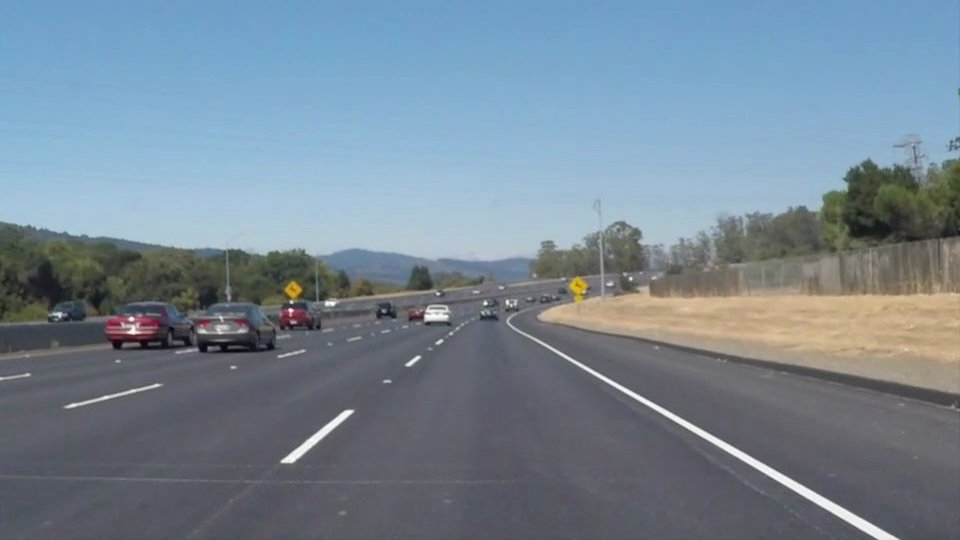
#> input picture test_image/solidWhiteCurve.jpg, 960 x 540 px
$ jupyter execute CannyLaneDetector.ipynb
#> lines starting #> are read from the running program, lines starting #| are printed output that depends on the picture; after the words box and inside, x2 and y2 are one past the last pixel; in counts of white or black regions, pixels touching at a corner belong together
[cell 1]
import cv2
import matplotlib.pyplot as plt
import numpy as np

[cell 2]
img = cv2.imread("test_image/solidWhiteCurve.jpg")
#> img is the input picture: shape (540, 960, 3); mean B, G, R 148.1, 134.5, 118.5

[cell 3]
plt.imshow(img, cmap=None)

[cell 4]
hls = cv2.cvtColor(img, cv2.COLOR_RGB2HLS)
#> hls: shape (540, 960, 3); mean of channels 0, 1, 2 40.4, 133.5, 57.7

[cell 5]
plt.imshow(hls, cmap=None)

[cell 6]
def color_filter(image):
    #convert to HLS to mask based on HLS
    hls = cv2.cvtColor(image, cv2.COLOR_RGB2HLS)
    lower = np.array([0,190,0])
    upper = np.array([255,255,255])
    yellower = np.array([10,0,90])
    yelupper = np.array([50,255,255])
    yellowmask = cv2.inRange(hls, yellower, yelupper)
    whitemask = cv2.inRange(hls, lower, upper)
    mask = cv2.bitwise_or(yellowmask, whitemask)
    masked = cv2.bitwise_and(image, image, mask = mask)
    return masked

[cell 7]
filtered_img=color_filter(img)
#> in color_filter, `yellowmask = cv2.inRange(hls, yellower, yelupper)`:
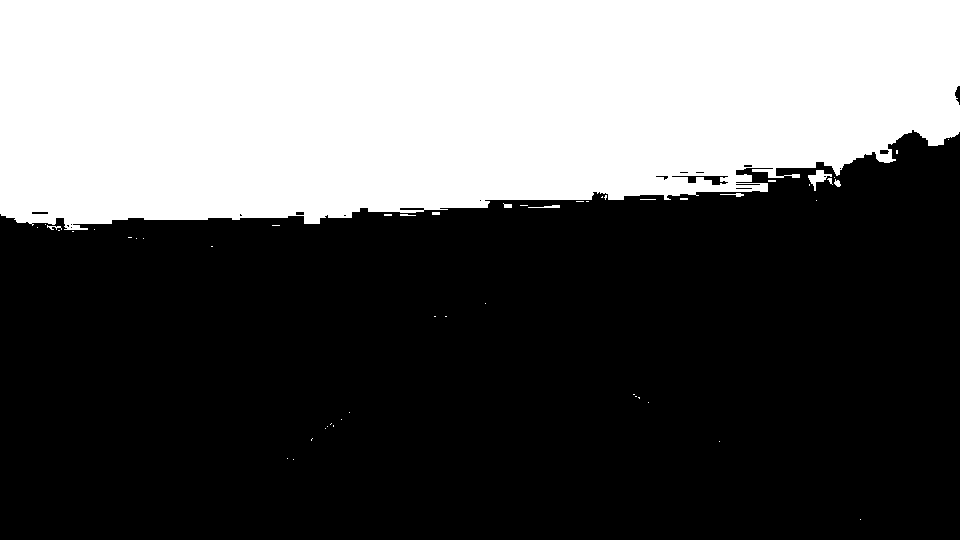
#> yellowmask: shape (540, 960); 36.8% white; 52 white regions (42 under 20 px), largest, box (x1, y1, x2, y2) and area: (0, 0, 960, 230) 190292, (808, 170, 832, 191) 198, (528, 205, 560, 208) 56
#> in color_filter, `whitemask = cv2.inRange(hls, lower, upper)`:
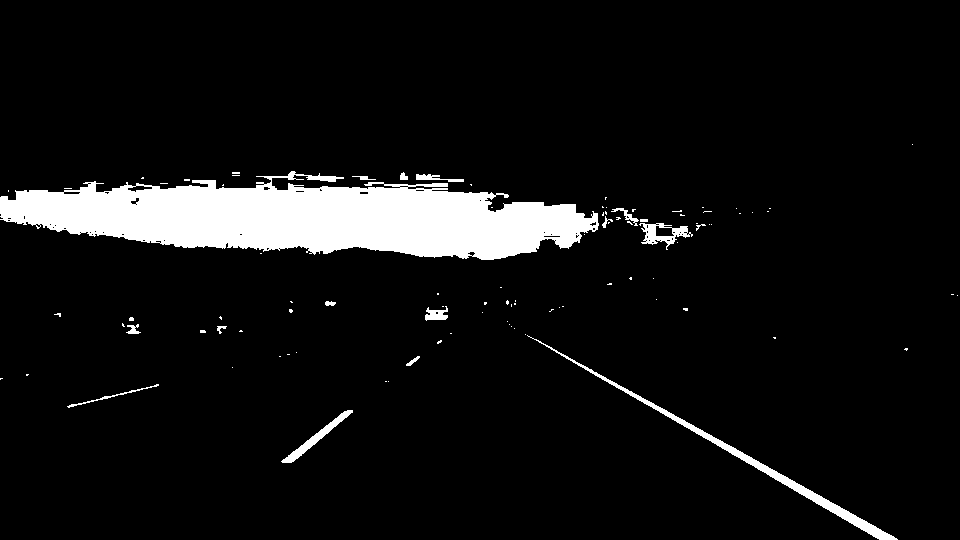
#> whitemask: shape (540, 960); 7.2% white; 96 white regions (79 under 20 px), largest, box (x1, y1, x2, y2) and area: (0, 171, 599, 260) 32481, (527, 335, 898, 540) 2412, (281, 410, 353, 463) 596
#> in color_filter, `mask = cv2.bitwise_or(yellowmask, whitemask)`:
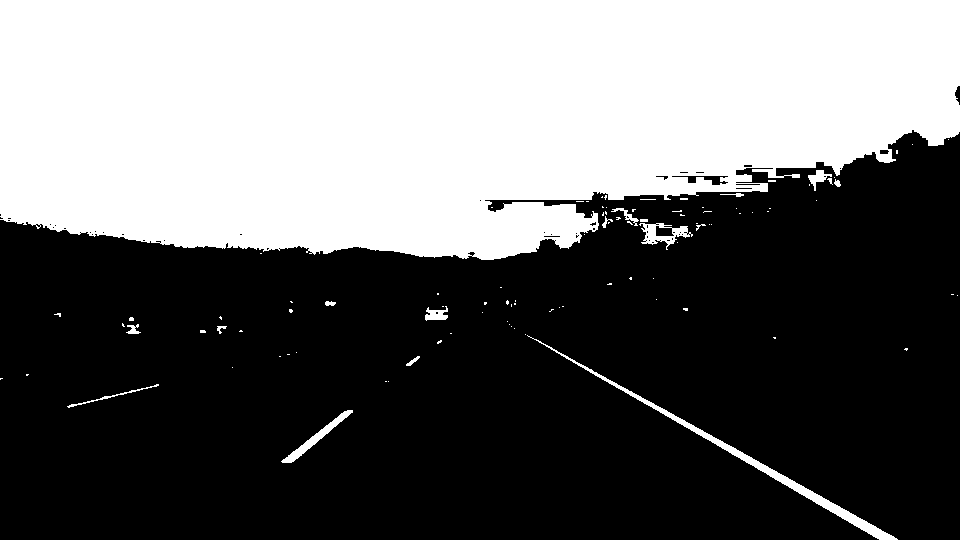
#> mask: shape (540, 960); 41.1% white; 99 white regions (81 under 20 px), largest, box (x1, y1, x2, y2) and area: (0, 0, 960, 260) 208111, (527, 335, 898, 540) 2412, (281, 410, 353, 463) 596
#> in color_filter, `masked = cv2.bitwise_and(image, image, mask = mask)`:
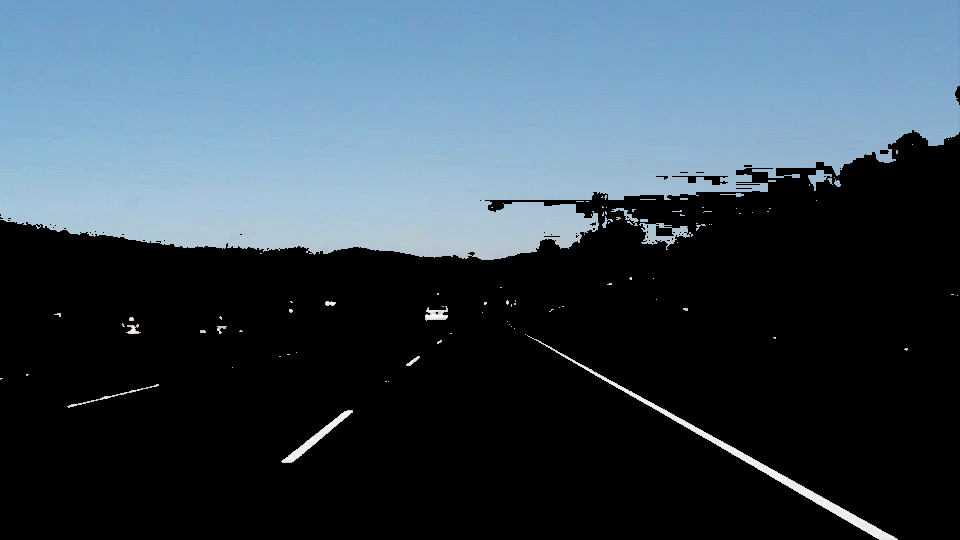
#> masked: shape (540, 960, 3); mean B, G, R 85.7, 73.3, 57.3

[cell 8]
plt.imshow(filtered_img, cmap=None)

[cell 9]
def roi(img):
    x = int(img.shape[1])
    y = int(img.shape[0])
    shape = np.array([[int(0), int(y)], [int(x), int(y)], [int(0.55*x), int(0.6*y)], [int(0.45*x), int(0.6*y)]])
    #define a numpy array with the dimensions of img, but comprised of zeros
    mask = np.zeros_like(img)
    #Uses 3 channels or 1 channel for color depending on input image
    if len(img.shape) > 2:
        channel_count = img.shape[2]
        ignore_mask_color = (255,) * channel_count
    else:
        ignore_mask_color = 255
    #creates a polygon with the mask color
    cv2.fillPoly(mask, np.int32([shape]), ignore_mask_color)
    #returns the image only where the mask pixels are not zero
    masked_image = cv2.bitwise_and(img, mask)
    return masked_image

[cell 10]
roi_img=roi(filtered_img)
#> in roi, `cv2.fillPoly(mask, np.int32([shape]), ignore_mask_color)`:
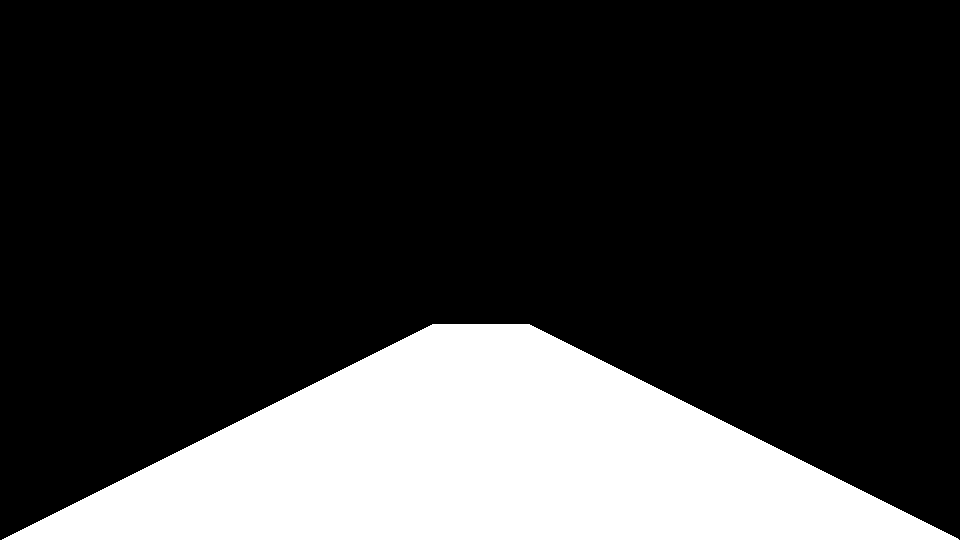
#> mask: shape (540, 960, 3); 22% white; 1 white region, box (x1, y1, x2, y2) and area: (2, 324, 959, 540) 114047
#> in roi, `masked_image = cv2.bitwise_and(img, mask)`:
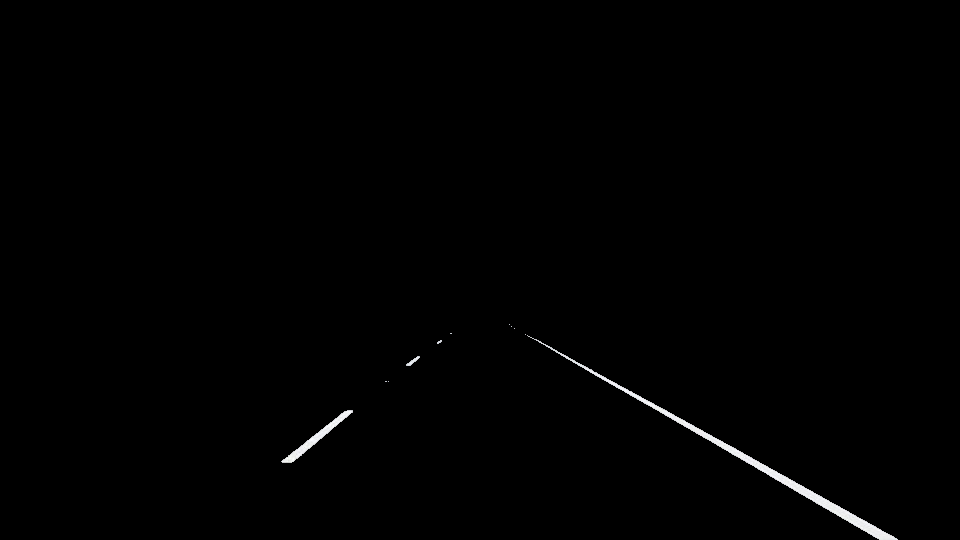
#> masked_image: shape (540, 960, 3); mean B, G, R 1.4, 1.4, 1.4

[cell 11]
plt.imshow(roi_img, cmap=None)

[cell 12]
def grayscale(img):
    return cv2.cvtColor(img, cv2.COLOR_RGB2GRAY)
def canny(img):
    return cv2.Canny(grayscale(img), 50, 120)

[cell 13]
canny_img=canny(roi_img)
#> in canny, `return cv2.Canny(grayscale(img), 50, 120)`:
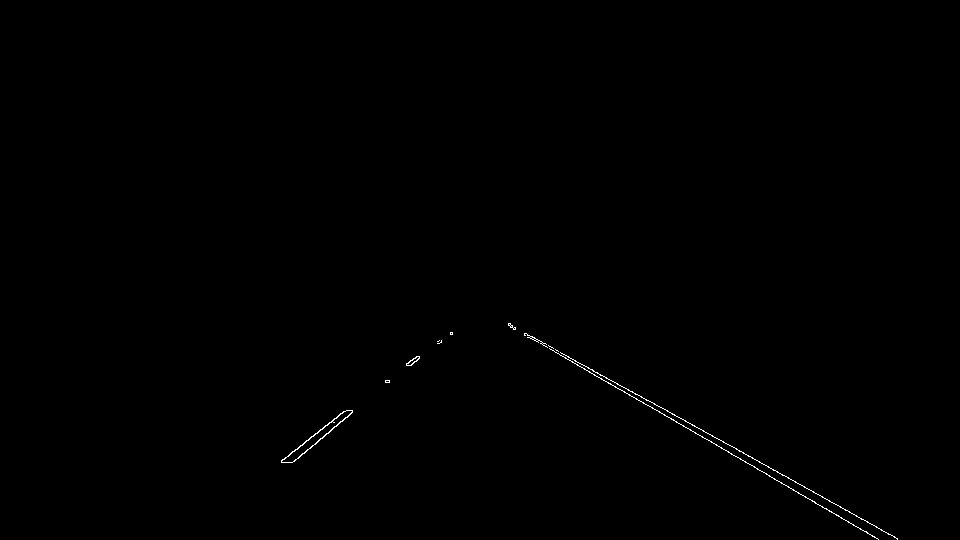
#> returned value: shape (540, 960); 0.23% white in thin lines or dots, all inside (x1, y1, x2, y2) = (281, 323, 898, 540)

[cell 14]
plt.imshow(canny_img, cmap='gray')

[cell 15]
rightSlope, leftSlope, rightIntercept, leftIntercept = [],[],[],[]
def draw_lines(img, lines, thickness=5):
    global rightSlope, leftSlope, rightIntercept, leftIntercept
    rightColor=[0,255,0]
    leftColor=[255,0,0]

    #this is used to filter out the outlying lines that can affect the average
    #We then use the slope we determined to find the y-intercept of the filtered lines by solving for b in y=mx+b
    for line in lines:
        for x1,y1,x2,y2 in line:
            slope = (y1-y2)/(x1-x2)
            if slope > 0.3:
                if x1 > 500 :
                    yintercept = y2 - (slope*x2)
                    rightSlope.append(slope)
                    rightIntercept.append(yintercept)
                else: None
            elif slope < -0.3:
                if x1 < 600:
                    yintercept = y2 - (slope*x2)
                    leftSlope.append(slope)
                    leftIntercept.append(yintercept)
    #We use slicing operators and np.mean() to find the averages of the 30 previous frames
    #This makes the lines more stable, and less likely to shift rapidly
    leftavgSlope = np.mean(leftSlope[-30:])
    leftavgIntercept = np.mean(leftIntercept[-30:])
    rightavgSlope = np.mean(rightSlope[-30:])
    rightavgIntercept = np.mean(rightIntercept[-30:])
    #Here we plot the lines and the shape of the lane using the average slope and intercepts
    try:
        left_line_x1 = int((0.65*img.shape[0] - leftavgIntercept)/leftavgSlope)
        left_line_x2 = int((img.shape[0] - leftavgIntercept)/leftavgSlope)
        right_line_x1 = int((0.65*img.shape[0] - rightavgIntercept)/rightavgSlope)
        right_line_x2 = int((img.shape[0] - rightavgIntercept)/rightavgSlope)
        pts = np.array([[left_line_x1, int(0.65*img.shape[0])],[left_line_x2, int(img.shape[0])],[right_line_x2, int(img.shape[0])],[right_line_x1, int(0.65*img.shape[0])]], np.int32)
        pts = pts.reshape((-1,1,2))
        cv2.fillPoly(img,[pts],(0,0,255))
        cv2.line(img, (left_line_x1, int(0.65*img.shape[0])), (left_line_x2, int(img.shape[0])), leftColor, 10)
        cv2.line(img, (right_line_x1, int(0.65*img.shape[0])), (right_line_x2, int(img.shape[0])), rightColor, 10)
    except ValueError:
    #I keep getting errors for some reason, so I put this here. Idk if the error still persists.
        pass
def hough_lines(img, rho, theta, threshold, min_line_len, max_line_gap):
    """
    `img` should be the output of a Canny transform.
    """
    lines = cv2.HoughLinesP(img, rho, theta, threshold, np.array([]), minLineLength=min_line_len, maxLineGap=max_line_gap)
    line_img = np.zeros((img.shape[0], img.shape[1], 3), dtype=np.uint8)
    draw_lines(line_img, lines)
    return line_img
def linedetect(img):
    return hough_lines(img, 1, np.pi/180, 10, 20, 100)
#> in hough_lines, `lines = cv2.HoughLinesP(img, rho, theta, threshold, np.array([]), minL..`: lines = [[508, 324, 866, 531], [508, 323, 897, 539], [508, 325, 878, 539], [292, 462, 437, 341], [281, 460, 344, 411], [652, 402, 894, 536], [291, 462, 418, 356], [285, 462, 416, 356], [410, 365, 450, 332], [281, 461, 452, 332], [514, 327, 646, 400]]
#> the loop in draw_lines, `for line in lines:` made 11 passes
#> after the loop in draw_lines, `for line in lines:`: leftIntercept = [705.7, 678.6, 704.9, 692.6, 703.2, 673]; leftSlope = [-0.834, -0.778, -0.835, -0.809, -0.825, -0.754]; rightIntercept = [30.27, 40.92, 31.18, 40.98, 42.74]; rightSlope = [0.578, 0.555, 0.578, 0.554, 0.553]
#> in draw_lines, `leftavgSlope = np.mean(leftSlope[-30:])`: leftavgSlope = -0.806
#> in draw_lines, `leftavgIntercept = np.mean(leftIntercept[-30:])`: leftavgIntercept = 693
#> in draw_lines, `rightavgSlope = np.mean(rightSlope[-30:])`: rightavgSlope = 0.564
#> in draw_lines, `rightavgIntercept = np.mean(rightIntercept[-30:])`: rightavgIntercept = 37.22
#> in draw_lines, `left_line_x1 = int((0.65*img.shape[0] - leftavgIntercept)/leftavgSlope)`: left_line_x1 = 424
#> in draw_lines, `left_line_x2 = int((img.shape[0] - leftavgIntercept)/leftavgSlope)`: left_line_x2 = 189
#> in draw_lines, `right_line_x1 = int((0.65*img.shape[0] - rightavgIntercept)/rightavgSl..`: right_line_x1 = 556
#> in draw_lines, `right_line_x2 = int((img.shape[0] - rightavgIntercept)/rightavgSlope)`: right_line_x2 = 891
#> in draw_lines, `pts = np.array([[left_line_x1, int(0.65*img.shape[0])],[left_line_x2, ..`: pts = [[424, 351], [189, 540], [891, 540], [556, 351]]
#> in draw_lines, `cv2.line(img, (right_line_x1, int(0.65*img.shape[0])), (right_line_x2,..`:
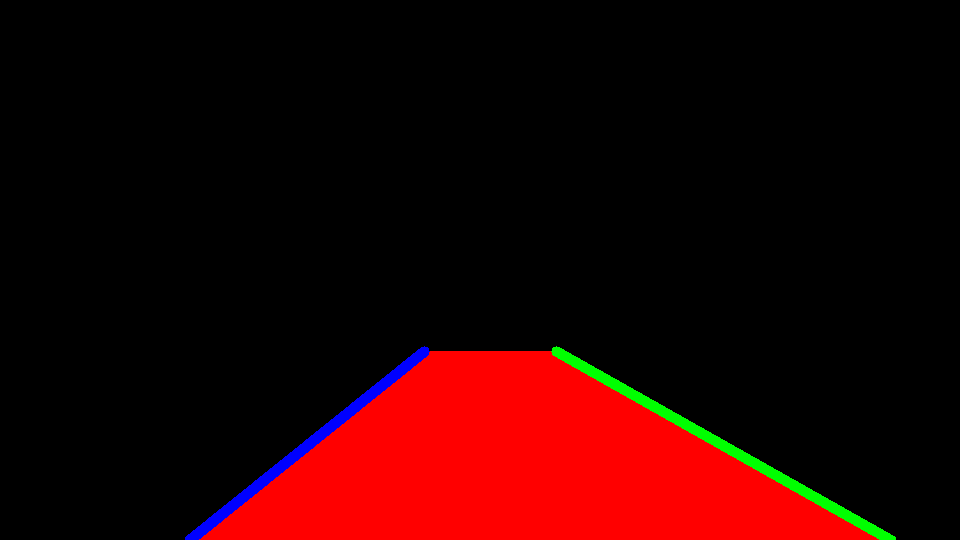
#> img: shape (540, 960, 3); mean of channels 0, 1, 2 1.6, 2, 36.9; drawn as B, G, R

[cell 16]
hough_img = linedetect(canny_img)

[cell 17]
plt.imshow(hough_img, cmap=None)

[cell 18]
type(img)

[cell 19]
def weightSum(input_set):
    img = list(input_set)
    return cv2.addWeighted(img[0], 1, img[1], 0.8, 0)

[cell 20]
result_img = weightSum([hough_img, img])
#> in weightSum, `img = list(input_set)`: img = 2 items
#> in weightSum, `return cv2.addWeighted(img[0], 1, img[1], 0.8, 0)`:
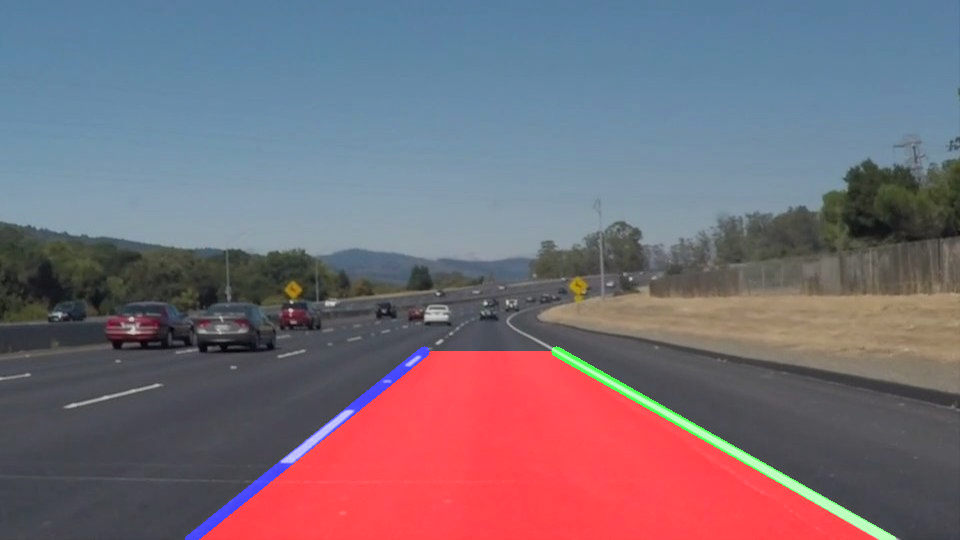
#> returned value: shape (540, 960, 3); mean of channels 0, 1, 2 119.4, 108.4, 121.1; drawn as B, G, R
